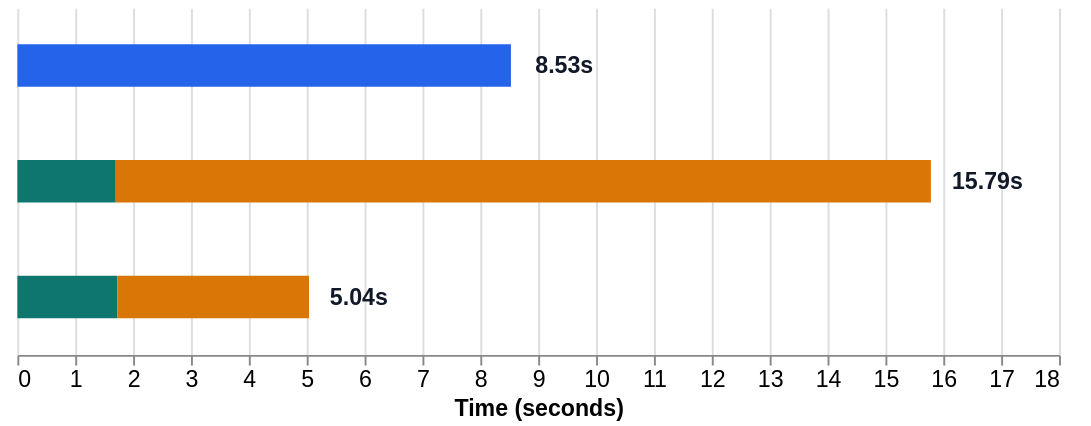

Write a Vega-Lite specification for this figure.
### Vega-Lite specification from a JSON file in a GitHub repository (floating-point values rounded to 4 significant figures)
{"$schema": "https://vega.github.io/schema/vega-lite/v5.json", "width": 540, "height": 180, "padding": {"left": 8, "right": 16, "top": 4, "bottom": 4}, "config": {"view": {"stroke": null}, "axis": {"labelFontSize": 12, "titleFontSize": 12}}, "datasets": {"segments": [{"option_order": 1, "option_label": "DuckDB -> S3 direct", "segment_order": 1, "segment_label": "DuckDB -> S3 direct", "segment_color_label": "DuckDB -> S3 direct", "seconds": 8.529, "throughput_mib_per_second": 998.1, "total_seconds": 8.529, "total_throughput_mib_per_second": 998.1}, {"option_order": 2, "option_label": "DuckDB -> local -> aws s3 sync (vanilla)", "segment_order": 2, "segment_label": "DuckDB -> local SSD", "segment_color_label": "DuckDB -> local phase", "seconds": 1.7, "throughput_mib_per_second": 5008.0, "total_seconds": 15.79, "total_throughput_mib_per_second": 539.3}, {"option_order": 2, "option_label": "DuckDB -> local -> aws s3 sync (vanilla)", "segment_order": 3, "segment_label": "aws s3 sync", "segment_color_label": "Local -> aws s3 sync phase", "seconds": 14.09, "throughput_mib_per_second": 604.4, "total_seconds": 15.79, "total_throughput_mib_per_second": 539.3}, {"option_order": 3, "option_label": "DuckDB -> local -> aws s3 sync (CRT)", "segment_order": 2, "segment_label": "DuckDB -> local SSD", "segment_color_label": "DuckDB -> local phase", "seconds": 1.73, "throughput_mib_per_second": 4921.0, "total_seconds": 5.04, "total_throughput_mib_per_second": 1689.0}, {"option_order": 3, "option_label": "DuckDB -> local -> aws s3 sync (CRT)", "segment_order": 4, "segment_label": "aws s3 sync (CRT)", "segment_color_label": "Local -> aws s3 sync phase", "seconds": 3.31, "throughput_mib_per_second": 2572.0, "total_seconds": 5.04, "total_throughput_mib_per_second": 1689.0}], "totals": [{"option_order": 1, "option_label": "DuckDB -> S3 direct", "label_position_seconds": 8.95, "total_seconds": 8.529, "total_seconds_label": "8.53s"}, {"option_order": 2, "option_label": "DuckDB -> local -> aws s3 sync (vanilla)", "label_position_seconds": 16.15, "total_seconds": 15.79, "total_seconds_label": "15.79s"}, {"option_order": 3, "option_label": "DuckDB -> local -> aws s3 sync (CRT)", "label_position_seconds": 5.4, "total_seconds": 5.04, "total_seconds_label": "5.04s"}]}, "encoding": {"y": {"field": "option_label", "type": "nominal", "sort": {"field": "option_order", "op": "min", "order": "ascending"}, "axis": {"title": null, "labelLimit": 420, "labelLineHeight": 14}}, "x": {"type": "quantitative", "scale": {"domain": [0, 18]}, "axis": {"title": "Time (seconds)", "format": ",.0f"}}}, "layer": [{"data": {"name": "segments"}, "mark": {"type": "bar", "size": 22}, "encoding": {"x": {"field": "seconds", "stack": "zero"}, "color": {"field": "segment_color_label", "type": "nominal", "legend": null, "scale": {"domain": ["DuckDB -> S3 direct", "DuckDB -> local phase", "Local -> aws s3 sync phase"], "range": ["#2563eb", "#0f766e", "#d97706"]}}, "order": {"field": "segment_order", "type": "quantitative"}, "tooltip": [{"field": "option_label", "title": "Option", "type": "nominal"}, {"field": "segment_label", "title": "Stage", "type": "nominal"}, {"field": "seconds", "title": "Time (s)", "type": "quantitative", "format": ",.2f"}, {"field": "throughput_mib_per_second", "title": "Throughput (MiB/s)", "type": "quantitative", "format": ",.1f"}, {"field": "total_seconds", "title": "Total time (s)", "type": "quantitative", "format": ",.2f"}, {"field": "total_throughput_mib_per_second", "title": "Overall throughput (MiB/s)", "type": "quantitative", "format": ",.1f"}]}}, {"data": {"name": "totals"}, "mark": {"type": "text", "align": "left", "baseline": "middle", "fontSize": 12, "fontWeight": 700, "color": "#111827"}, "encoding": {"x": {"field": "label_position_seconds"}, "y": {"field": "option_label", "type": "nominal", "sort": {"field": "option_order", "op": "min", "order": "ascending"}, "axis": null}, "text": {"field": "total_seconds_label"}}}]}
